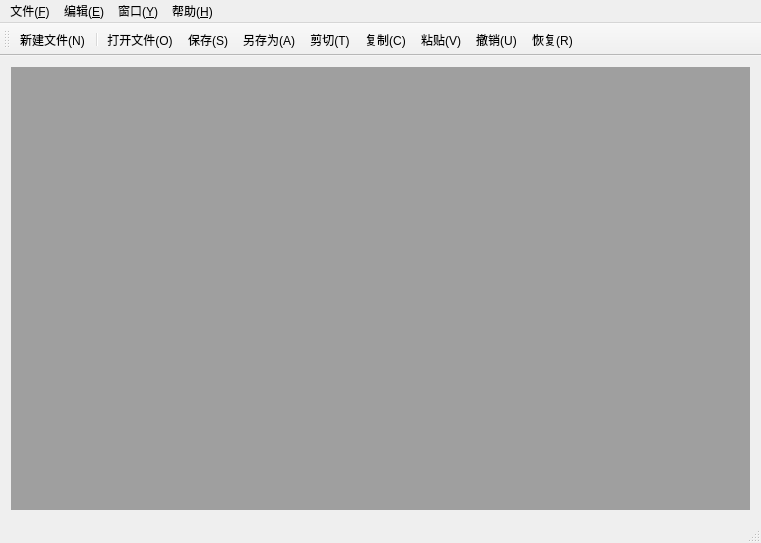
<?xml version="1.0" encoding="UTF-8"?>
<ui version="4.0">
 <class>MainWindow</class>
 <widget class="QMainWindow" name="MainWindow">
  <property name="geometry">
   <rect>
    <x>0</x>
    <y>0</y>
    <width>761</width>
    <height>543</height>
   </rect>
  </property>
  <property name="windowTitle">
   <string>MainWindow</string>
  </property>
  <widget class="QWidget" name="centralWidget">
   <layout class="QGridLayout" name="gridLayout">
    <item row="0" column="0">
     <widget class="QMdiArea" name="mdiArea"/>
    </item>
   </layout>
  </widget>
  <widget class="QMenuBar" name="menuBar">
   <property name="geometry">
    <rect>
     <x>0</x>
     <y>0</y>
     <width>761</width>
     <height>26</height>
    </rect>
   </property>
   <widget class="QMenu" name="menuF">
    <property name="title">
     <string>文件(&amp;F)</string>
    </property>
    <addaction name="actionNew"/>
    <addaction name="actionOpen"/>
    <addaction name="actionSave"/>
    <addaction name="actionSaveAs"/>
    <addaction name="actionExit"/>
   </widget>
   <widget class="QMenu" name="menuE">
    <property name="title">
     <string>编辑(&amp;E)</string>
    </property>
    <addaction name="actionUndo"/>
    <addaction name="actionRedo"/>
    <addaction name="actionCut"/>
    <addaction name="actionCopy"/>
    <addaction name="actionPaste"/>
   </widget>
   <widget class="QMenu" name="menuW">
    <property name="title">
     <string>窗口(&amp;Y)</string>
    </property>
    <addaction name="actionClose"/>
    <addaction name="actionCloseAll"/>
    <addaction name="actionTile"/>
    <addaction name="actionCascade"/>
    <addaction name="actionNext"/>
    <addaction name="actionPrevious"/>
   </widget>
   <widget class="QMenu" name="menuH">
    <property name="title">
     <string>帮助(&amp;H)</string>
    </property>
    <addaction name="actionAbout"/>
    <addaction name="actionAboutQt"/>
   </widget>
   <addaction name="menuF"/>
   <addaction name="menuE"/>
   <addaction name="menuW"/>
   <addaction name="menuH"/>
  </widget>
  <widget class="QToolBar" name="mainToolBar">
   <attribute name="toolBarArea">
    <enum>TopToolBarArea</enum>
   </attribute>
   <attribute name="toolBarBreak">
    <bool>false</bool>
   </attribute>
   <addaction name="actionNew"/>
   <addaction name="separator"/>
   <addaction name="actionOpen"/>
   <addaction name="actionSave"/>
   <addaction name="actionSaveAs"/>
   <addaction name="actionCut"/>
   <addaction name="actionCopy"/>
   <addaction name="actionPaste"/>
   <addaction name="actionUndo"/>
   <addaction name="actionRedo"/>
  </widget>
  <widget class="QStatusBar" name="statusBar"/>
  <action name="actionNew">
   <property name="icon">
    <iconset resource="myimage.qrc">
     <normaloff>:/myImage/images/new.png</normaloff>:/myImage/images/new.png</iconset>
   </property>
   <property name="text">
    <string>新建文件(&amp;N)</string>
   </property>
   <property name="toolTip">
    <string>新建文件(N)</string>
   </property>
   <property name="shortcut">
    <string>Ctrl+N</string>
   </property>
  </action>
  <action name="actionOpen">
   <property name="icon">
    <iconset>
     <normaloff>images/open.png</normaloff>images/open.png</iconset>
   </property>
   <property name="text">
    <string>打开文件(&amp;O)</string>
   </property>
   <property name="shortcut">
    <string>Ctrl+O</string>
   </property>
  </action>
  <action name="actionSave">
   <property name="icon">
    <iconset>
     <normaloff>images/save.png</normaloff>images/save.png</iconset>
   </property>
   <property name="text">
    <string>保存(&amp;S)</string>
   </property>
   <property name="shortcut">
    <string>Ctrl+S</string>
   </property>
  </action>
  <action name="actionSaveAs">
   <property name="icon">
    <iconset>
     <normaloff>images/saveAs.png</normaloff>images/saveAs.png</iconset>
   </property>
   <property name="text">
    <string>另存为(&amp;A)</string>
   </property>
  </action>
  <action name="actionExit">
   <property name="icon">
    <iconset>
     <normaloff>images/exit.png</normaloff>images/exit.png</iconset>
   </property>
   <property name="text">
    <string>退出(&amp;X)</string>
   </property>
  </action>
  <action name="actionUndo">
   <property name="icon">
    <iconset>
     <normaloff>images/undo.png</normaloff>images/undo.png</iconset>
   </property>
   <property name="text">
    <string>撤销(&amp;U)</string>
   </property>
   <property name="shortcut">
    <string>Ctrl+Z</string>
   </property>
  </action>
  <action name="actionRedo">
   <property name="icon">
    <iconset>
     <normaloff>images/redo.png</normaloff>images/redo.png</iconset>
   </property>
   <property name="text">
    <string>恢复&amp;(R)</string>
   </property>
   <property name="shortcut">
    <string>Ctrl+Y</string>
   </property>
  </action>
  <action name="actionCut">
   <property name="icon">
    <iconset>
     <normaloff>images/cut.png</normaloff>images/cut.png</iconset>
   </property>
   <property name="text">
    <string>剪切(&amp;T)</string>
   </property>
   <property name="shortcut">
    <string>Ctrl+X</string>
   </property>
  </action>
  <action name="actionCopy">
   <property name="icon">
    <iconset>
     <normaloff>images/copy.png</normaloff>images/copy.png</iconset>
   </property>
   <property name="text">
    <string>复制(&amp;C)</string>
   </property>
   <property name="shortcut">
    <string>Ctrl+C</string>
   </property>
  </action>
  <action name="actionPaste">
   <property name="icon">
    <iconset>
     <normaloff>images/paste.png</normaloff>images/paste.png</iconset>
   </property>
   <property name="text">
    <string>粘贴(&amp;V)</string>
   </property>
   <property name="shortcut">
    <string>Ctrl+V</string>
   </property>
  </action>
  <action name="actionClose">
   <property name="text">
    <string>关闭(&amp;O)</string>
   </property>
  </action>
  <action name="actionCloseAll">
   <property name="text">
    <string>关闭所有窗口(&amp;A)</string>
   </property>
  </action>
  <action name="actionTile">
   <property name="text">
    <string>平铺(&amp;T)</string>
   </property>
  </action>
  <action name="actionCascade">
   <property name="text">
    <string>层叠(&amp;C)</string>
   </property>
  </action>
  <action name="actionNext">
   <property name="icon">
    <iconset>
     <normaloff>images/next.png</normaloff>images/next.png</iconset>
   </property>
   <property name="text">
    <string>下一个(&amp;X)</string>
   </property>
   <property name="shortcut">
    <string>Ctrl+Tab</string>
   </property>
  </action>
  <action name="actionPrevious">
   <property name="icon">
    <iconset>
     <normaloff>images/previous.png</normaloff>images/previous.png</iconset>
   </property>
   <property name="text">
    <string>前一个(&amp;V)</string>
   </property>
   <property name="shortcut">
    <string>Ctrl+Shift+Backtab</string>
   </property>
  </action>
  <action name="actionAbout">
   <property name="icon">
    <iconset>
     <normaloff>images/about.png</normaloff>images/about.png</iconset>
   </property>
   <property name="text">
    <string>关于(&amp;A)</string>
   </property>
  </action>
  <action name="actionAboutQt">
   <property name="text">
    <string>关于Qt(&amp;Q)</string>
   </property>
  </action>
 </widget>
 <layoutdefault spacing="6" margin="11"/>
 <resources>
  <include location="myimage.qrc"/>
 </resources>
 <connections/>
</ui>
